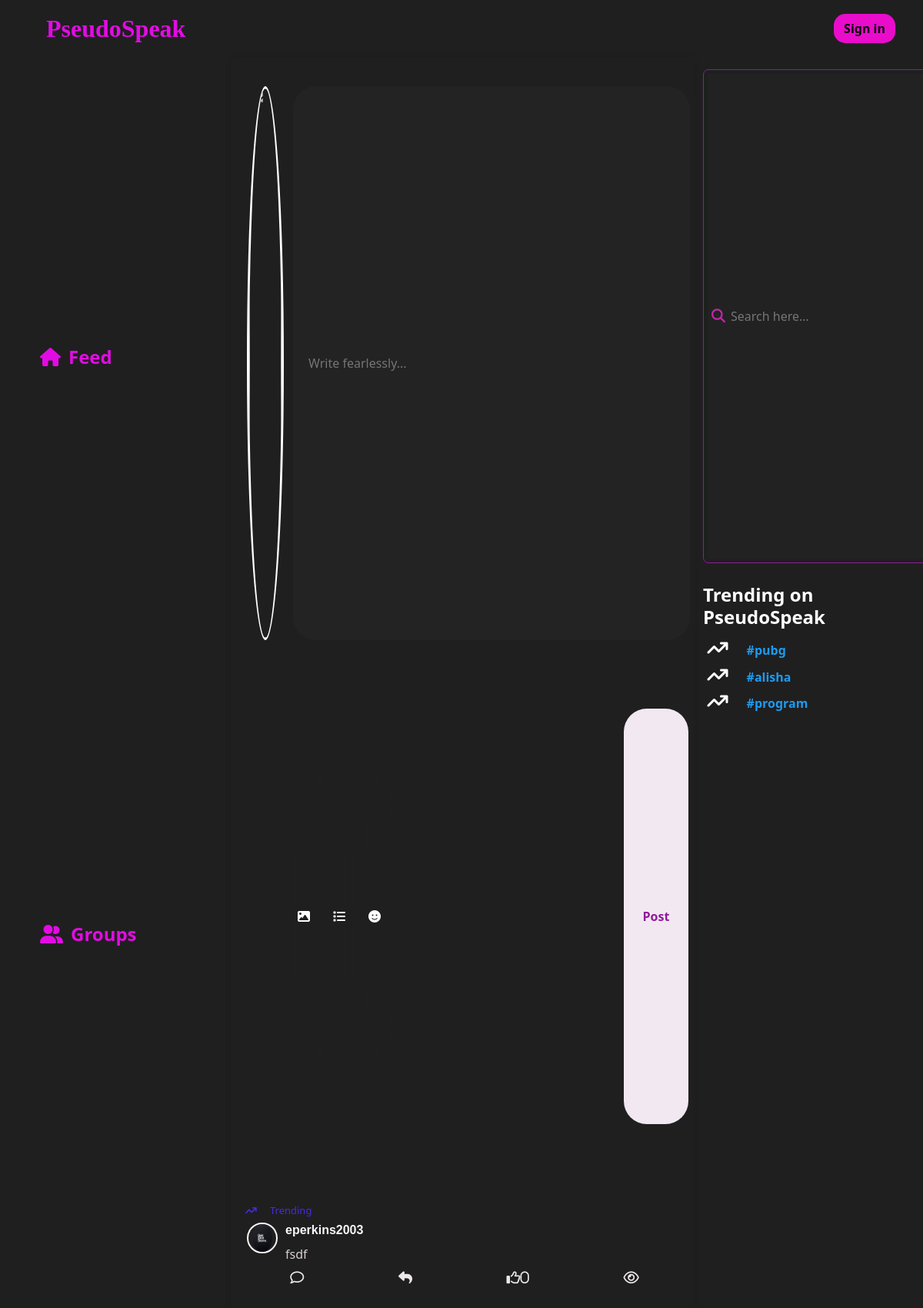
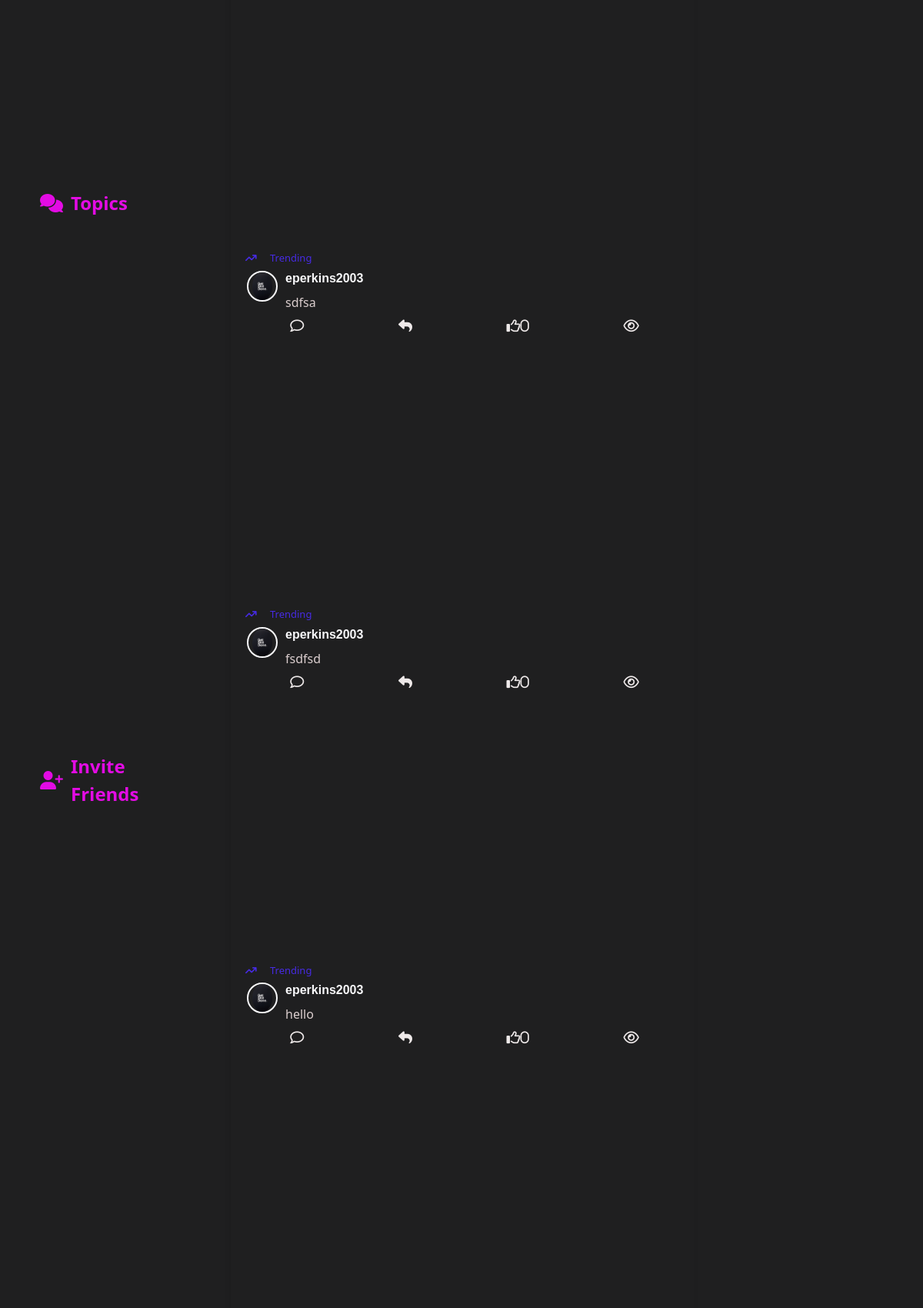
The page / (upper part) on the database its author committed (2 pictures, top to bottom).
### main/models.py (models this page shows, shortened)
class TrendingMessage(models.Model):
    user=models.ForeignKey(User,null=True,on_delete=models.CASCADE)
    content=models.TextField()
    image=models.ImageField(null=True,blank=True,upload_to="images/")
    likes=models.IntegerField(null=True,default=0)
    userLiked=models.ManyToManyField(User,related_name='user_like')
    view_count=models.IntegerField(null=True,default=0)
    viewed=models.ManyToManyField(User,related_name='viewed')
    hashtags=models.ManyToManyField('Hashtag')
    date_added = models.DateTimeField(auto_now_add=True,null=True)
    parent_message = models.ForeignKey('self', null=True, blank=True, on_delete=models.CASCADE, related_name='replies')
    class Meta:
        ordering = ('-date_added',)

class Profile(models.Model):
    user=models.OneToOneField(User,null=True,on_delete=models.CASCADE)
    profile_img=models.ImageField(null=True,blank=True,upload_to='images/')

class Hashtag(models.Model):
    tag=models.CharField(max_length=255)
    count=models.IntegerField(default=1,null=True)
    class Meta:
        ordering = ('-count',)

### main/views.py (the view)
# urls.py: path("",views.index,name="index"),
def index(request):
    messages = TrendingMessage.objects.filter(parent_message=None)
    hashtags = Hashtag.objects.all()[:3]
    return render(
        request, "main/index.html", {"messages": messages, "hashtags": hashtags}
    )

### main/templates/main/index.html (shortened to what this page needs)
{% extends 'main/base.html' %}
{% block content %}
<div class="col-6 content-1b content-scroll">
  <div class="msgbox">
    <form>
      <div class="msgbox-input">
        <div class="msgbox-img ">
          <img src="{{user.profile.profile_img.url}}" alt="">
        </div>
        <input id="data1" type="text" placeholder="Write fearlessly...">
      </div>
      <div class="msg-con row">
        <button type="button" id="uploadButton" class="msgbox-btn2 col-2 align-self-center"><i class="fa-solid fa-image"
            onclick="uploadImage()"></i></button>
        <button class="msgbox-btn2 col-2 align-self-center"><i class="fa-solid fa-list"></i></button>
        <button class="msgbox-btn2 col-2 align-self-center"><i class="fa-solid fa-face-smile"></i></button>
        <button class="msgbox-btn btn align-self-center" id="post-msg">Post</button>
      </div>
      {% for m in messages %}
      <div id="message-output" class="msg-output-main row">
        <div class="msgbox-trendings">
          <span><i class="fa-solid fa-arrow-trend-up"></i>Trending</span>
        </div>
        <div class="msg-output">
          <div class="msg-output-img">
            <img src="{{m.user.profile.profile_img.url}}" alt="Profile Picture">
          </div>
          <div class="msg-output-details">
            <h5>{{m.user.username}}</h5>
            <p>{{m.content}}</p>
          </div>
        </div>
        <div class="msg-output-icons">
          <i class="far fa-comment" id="comment" data-message-id="{{m.pk}}"></i>
          <i class="fa-solid fa-reply"></i>
          <i class="far fa-thumbs-up" id="likes" data-likes-id="{{m.pk}}">{{m.likes}}</i>
          <i class="fa-regular fa-eye"></i>
        </div>
      </div>
      {% endfor %}
    </form>
  </div>
</div>
<div class="col-3 content-1a">
  <div class="search-container">
    <input type="text" name="search-input" class="search-input" id="search-input" placeholder="Search here...">
    <i class="fas fa-search search-icon" id="search-icon"></i>
  </div>
  <div class="trending">
    <h4 class="trending-heading">Trending on PseudoSpeak</h4>
    <div class="trending-topics">
      {% for tag in hashtags %}
      <div class="t1">
        <form method="post" style="display: inline;" id="hashform{{ forloop.counter }}">
          <span><i class="fa-solid fa-arrow-trend-up"></i></span>
          <a class="trends" style="cursor: pointer;" onclick="document.getElementById('hashform{{ forloop.counter }}').submit();">{{ tag.tag}}</a>
        </form>
      </div>
      {% endfor %}
    </div>
  </div>
</div>
</div>
</div>
{% endblock %}

### main/static/main/css/index.css (style rules this page uses)
body { background: #1f1f20; color: white; overflow: hidden; }
.content-1b { border: 1px solid #1f1f20; height: 100vh; }
.content-1a { border: 2px solid #1f1f20; height: 90vh; }
.content-1a i.fa-solid { font-size: 24px; margin-right: 10px; }
.search-container { display: flex; align-items: center; border: 1px solid #901a9b; border-radius: 7px; width: 300px; margin-top: 5%; padding: 5px; position: relative; }
.search-input { height: 7vh; flex-grow: 1; border: none; outline: none; font-size: 16px; background: hsla(0, 0%, 53%, 0.04); color: #ccc; padding-left: 30px; }
.search-icon { position: absolute; left: 10px; top: 50%; transform: translateY(-50%); color: #c426a9; font-size: 18px; }
.trending { margin-top: 10%; }
.trending-heading { margin-top: 5%; font-weight: bolder; }
.trending-topics { padding: 2%; }
.trends { padding-left: 10px; }
.t1 { margin-bottom: 3%; }
.t1 a { font-weight: bold; text-decoration: none; color: rgb(29, 155, 240);; }
.msgbox { display: flex; margin-top: 3%; }
.msgbox-input { display: flex; width: 48vw; justify-content: space-between; }
.msgbox-input input { width: 43vw; background: hsla(0, 0%, 53%, 0.04); outline: none; border: none; color: white; padding-left: 20px; border-radius: 30px; }
.msgbox-img { width: 4vw; height: 8vh; overflow: hidden; border-radius: 50%; border: 3px solid #fff; }
.msgbox-img img { width: 100%; height: 100%; object-fit: cover; }
.msg-con { display: flex; border-bottom: 2px solid #1f1f20; height: 8vh; }
.msgbox-btn { background-color: #f1e8f1; color: #901a9b; border-radius: 30px; width: 7vw; height: 6vh; margin-left: auto; margin-right: 14px; font-weight: bold; }
.msgbox-btn2 { border-radius: 50%; width: 3vw; height: 6vh; background-color: #1f1f20; border: none; color: white; margin-right: 10px; }
.msgbox-btn2:first-child { margin-left: 11%; }
.msgbox-trendings { padding-left: 10px; font-size: 13px; font-weight: 500; color: rgb(71, 43, 228); margin-top: 2%; }
.msgbox-trendings i { padding-right: 3%; }
.msg-output { display: flex; margin-top: 1%; align-items: flex-start; }
.msg-output-img { width: 40px; height: 40px; margin-right: 10px; border-radius: 50%; overflow: hidden; display: flex; align-items: center; justify-content: center; border: 2px solid #f8f8fa; }
.msg-output-img img { max-width: 100%; max-height: 100%; border-radius: 50%; }
.msg-output-details { flex-grow: 1; color: #f8f8fa; }
.msg-output-details h5 { font-size: 16px; font-weight: bold; margin-bottom: 5px; font-family: Verdana, Geneva, Tahoma, sans-serif; }
.msg-output-details p { font-size: 14px; margin: 0; }
.msg-output-main { border-bottom: 2px solid #1f1f20; }
.msg-output-icons { display: flex; flex-direction: row; align-items: flex-start; margin-top: 10px; justify-content: space-around; height: 4vh; }
.msg-output-icons i { margin-right: 10px; font-size: 18px; color: #f7f1f1f5; }
.content-scroll { height: 100vh; overflow-y: auto; }
.content-1b { background-color: #1f1f20; padding: 20px; border-radius: 10px; box-shadow: 0 0 10px rgba(0, 0, 0, 0.1); }
.content-1b p:nth-child(2) { font-size: 16px; color: #dbcece; }
.content-1b p { font-size: 14px; line-height: 1.5; margin-top: 10px; color: #ddc6c6; }
a { color: white; text-decoration: none; }

### rows shown on the page
TrendingMessage: user.profile.profile_img (picture), user.username "eperkins2003", content "fsdf", likes "0"
TrendingMessage: user.profile.profile_img (picture), user.username "eperkins2003", content "sdfsa", likes "0"
TrendingMessage: user.profile.profile_img (picture), user.username "eperkins2003", content "fsdfsd", likes "0"
TrendingMessage: user.profile.profile_img (picture), user.username "eperkins2003", content "hello", likes "0"
Hashtag: tag "#pubg"
Hashtag: tag "#alisha"
Hashtag: tag "#program"
